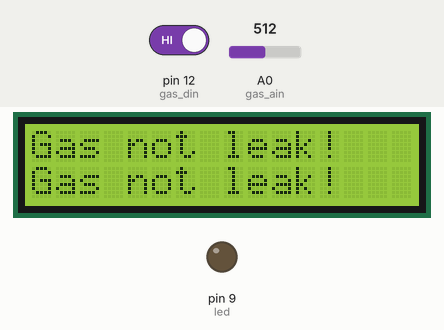
This sketch was run on a simulated Arduino Uno, built with avr-gcc and run on an emulated ATmega328P. On the bench: 16×2 character LCD, output pins drawn as LEDs (lit = HIGH). The inputs (shaded band) are chosen by the test bench; at power-on: pin 12 (gas_din) HIGH, A0 (gas_ain) = 512.

Above: at 1.3 s.
1.4 s: pin 12 (gas_din) driven LOW
At 2.9 s:
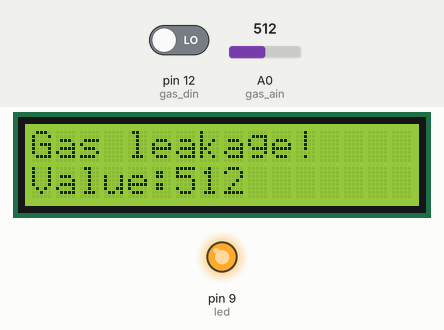
3.2 s: A0 (gas_ain) set to 716
At 4.2 s:
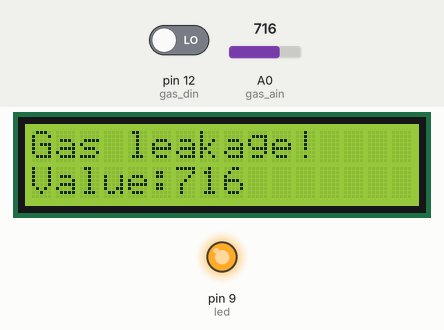
4.8 s: A0 (gas_ain) set to 900
At 5.4 s:
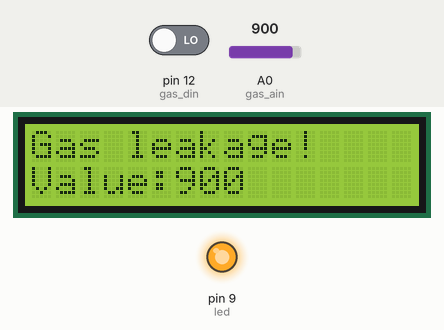
6.4 s: A0 (gas_ain) set to 1023
At 7.7 s:
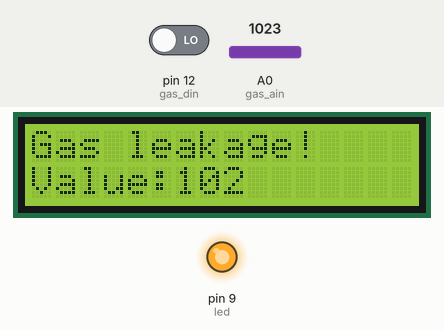
8.0 s: pin 12 (gas_din) driven HIGH
At 9.0 s:
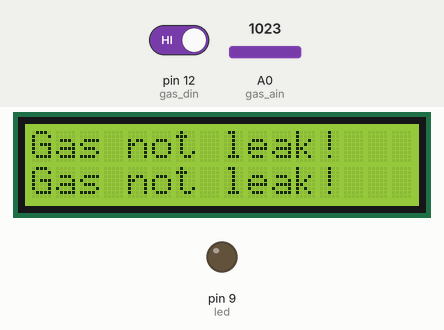
Timing chart, 0 to 10.6 s (numbered marks = the images above; inputs shaded):
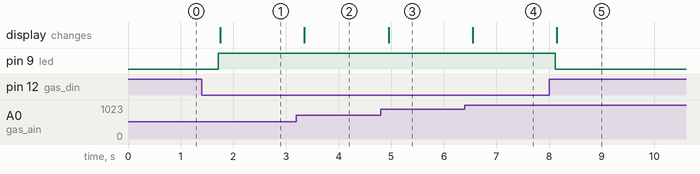

Measured:
- after the input at 1.4 s, pin 9 (led): LOW → HIGH after 0.32 s; the display: changes after 0.35 s (image 1)
- after the input at 3.2 s, the display: changes after 0.15 s (image 2)
- after the input at 4.8 s, the display: changes after 0.15 s (image 3)
- after the input at 6.4 s, the display: changes after 0.15 s (image 4)
- after the input at 8.0 s, pin 9 (led): HIGH → LOW after 0.12 s; the display: changes after 0.15 s (image 5)

The sketch:

lesson_29.ino
```cpp
#include <Wire.h>
#include <LiquidCrystal_I2C.h>
LiquidCrystal_I2C lcd(0x27,16,2);
int gas_din=12;
int gas_ain=A0;
int led=9;
int ad_value;
void setup()
{
  pinMode(led,OUTPUT);
  pinMode(gas_din,INPUT);
  pinMode(gas_ain,INPUT);
  lcd.init();                      // initialize the lcd
  lcd.init();
  // Print a message to the LCD.
  lcd.backlight();
}
void loop()
{
  ad_value=analogRead(gas_ain);
  if(digitalRead(gas_din)==LOW)
  {
    digitalWrite(led,HIGH);
    lcd.setCursor(0,0);
    lcd.print("Gas leakage!    ");
    lcd.setCursor(0,1);
    lcd.print("Value:");
     if(ad_value<10)
  {
  lcd.setCursor(6,1);
  lcd.print(ad_value);
  lcd.setCursor(7,1);
  lcd.print("         ");
  }
  if((ad_value>=10)&&(ad_value<100))
  {
  lcd.setCursor(6,1);
  lcd.print(ad_value);
  lcd.setCursor(8,1);
  lcd.print("        ");
  }
  if( ad_value>=100)
  {
  lcd.setCursor(6,1);
  lcd.print(ad_value);
  lcd.setCursor(9,1);
  lcd.print("       ");
  }
  }
  else
  {
   digitalWrite(led,LOW);
   lcd.setCursor(0,0);
   lcd.print("Gas not leak!   ");
   lcd.setCursor(0,1);
   lcd.print("Gas not leak!  ");
  }
  delay(500);
}
```
